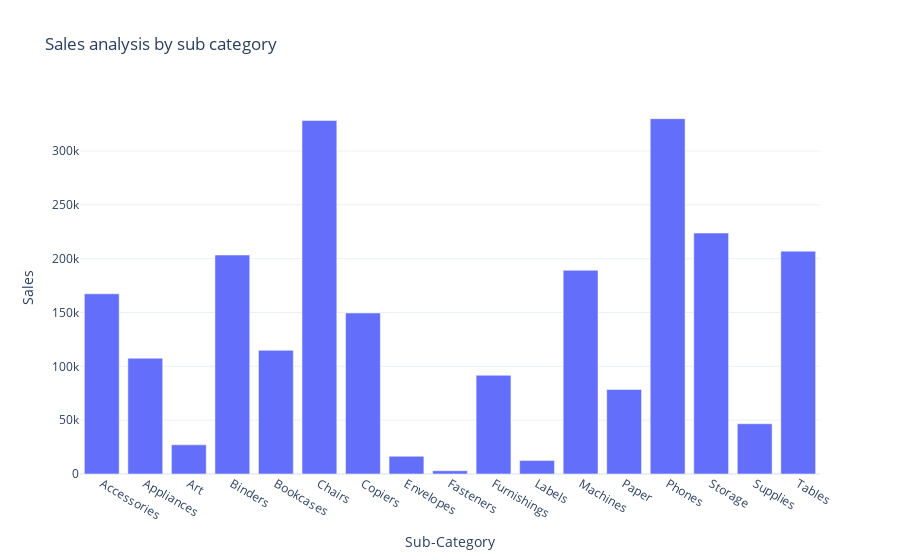

Source (notebook cell):
### Code cell
fig=px.bar(sales_by_subcategory,x='Sub-Category',y='Sales', title="Sales analysis by sub category")
fig.show()

### Figure 1 — Plotly figure (JSON) as saved in the notebook; plotly's stock layout.template omitted (floating-point values rounded to 4 significant figures)
{"data": [{"alignmentgroup": "True", "hovertemplate": "Sub-Category=%{x}<br>Sales=%{y}<extra></extra>", "legendgroup": "", "marker": {"color": "#636efa", "pattern": {"shape": ""}}, "name": "", "offsetgroup": "", "orientation": "v", "showlegend": false, "textposition": "auto", "type": "bar", "x": ["Accessories", "Appliances", "Art", "Binders", "Bookcases", "Chairs", "Copiers", "Envelopes", "Fasteners", "Furnishings", "Labels", "Machines", "Paper", "Phones", "Storage", "Supplies", "Tables"], "xaxis": "x", "y": [167400.0, 107500.0, 27120.0, 203400.0, 114900.0, 328400.0, 149500.0, 16480.0, 3024.0, 91710.0, 12490.0, 189200.0, 78480.0, 330000.0, 223800.0, 46670.0, 207000.0], "yaxis": "y"}], "layout": {"barmode": "relative", "legend": {"tracegroupgap": 0}, "title": {"text": "Sales analysis by sub category"}, "xaxis": {"anchor": "y", "domain": [0, 1], "title": {"text": "Sub-Category"}}, "yaxis": {"anchor": "x", "domain": [0, 1], "title": {"text": "Sales"}}}}
